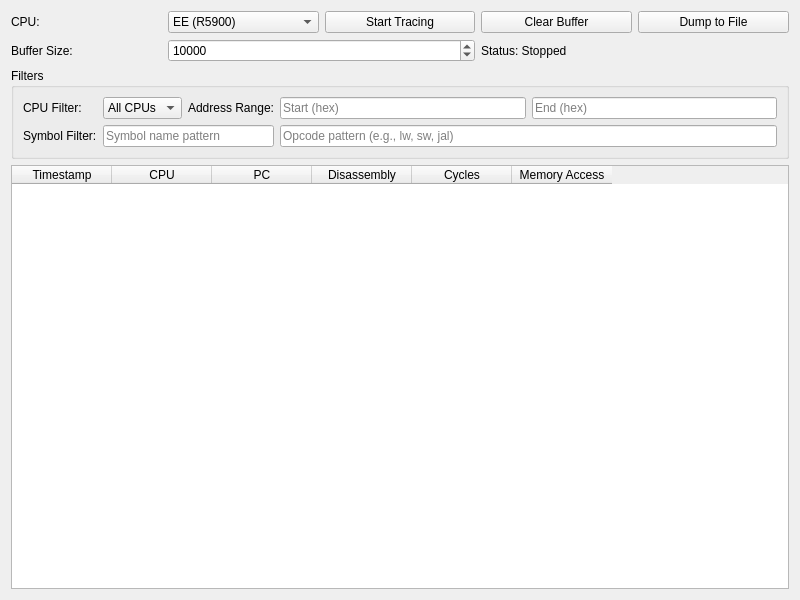
<?xml version="1.0" encoding="UTF-8"?>
<ui version="4.0">
 <class>InstructionTraceView</class>
 <widget class="QWidget" name="InstructionTraceView">
  <property name="geometry">
   <rect>
    <x>0</x>
    <y>0</y>
    <width>800</width>
    <height>600</height>
   </rect>
  </property>
  <property name="windowTitle">
   <string/>
  </property>
  <layout class="QVBoxLayout" name="verticalLayout">
   <item>
    <layout class="QGridLayout" name="controlsLayout">
     <item row="0" column="0">
      <widget class="QLabel" name="cpuLabel">
       <property name="text">
        <string>CPU:</string>
       </property>
      </widget>
     </item>
     <item row="0" column="1">
      <widget class="QComboBox" name="cmbCpu">
       <item>
        <property name="text">
         <string>EE (R5900)</string>
        </property>
       </item>
       <item>
        <property name="text">
         <string>IOP (R3000)</string>
        </property>
       </item>
      </widget>
     </item>
     <item row="0" column="2">
      <widget class="QPushButton" name="btnStartStop">
       <property name="text">
        <string>Start Tracing</string>
       </property>
      </widget>
     </item>
     <item row="0" column="3">
      <widget class="QPushButton" name="btnClear">
       <property name="text">
        <string>Clear Buffer</string>
       </property>
      </widget>
     </item>
     <item row="0" column="4">
      <widget class="QPushButton" name="btnDumpToFile">
       <property name="text">
        <string>Dump to File</string>
       </property>
      </widget>
     </item>
     <item row="1" column="0">
      <widget class="QLabel" name="bufferSizeLabel">
       <property name="text">
        <string>Buffer Size:</string>
       </property>
      </widget>
     </item>
     <item row="1" column="1" colspan="2">
      <widget class="QSpinBox" name="spinBufferSize">
       <property name="minimum">
        <number>100</number>
       </property>
       <property name="maximum">
        <number>1000000</number>
       </property>
       <property name="value">
        <number>10000</number>
       </property>
      </widget>
     </item>
     <item row="1" column="3" colspan="2">
      <widget class="QLabel" name="statusLabel">
       <property name="text">
        <string>Status: Stopped</string>
       </property>
      </widget>
     </item>
    </layout>
   </item>
   <item>
    <widget class="QGroupBox" name="filtersGroup">
     <property name="title">
      <string>Filters</string>
     </property>
     <layout class="QGridLayout" name="filtersLayout">
      <item row="0" column="0">
       <widget class="QLabel" name="cpuFilterLabel">
        <property name="text">
         <string>CPU Filter:</string>
        </property>
       </widget>
      </item>
      <item row="0" column="1">
       <widget class="QComboBox" name="cmbCpuFilter">
        <item>
         <property name="text">
          <string>All CPUs</string>
         </property>
        </item>
        <item>
         <property name="text">
          <string>EE Only</string>
         </property>
        </item>
        <item>
         <property name="text">
          <string>IOP Only</string>
         </property>
        </item>
       </widget>
      </item>
      <item row="0" column="2">
       <widget class="QLabel" name="addressRangeLabel">
        <property name="text">
         <string>Address Range:</string>
        </property>
       </widget>
      </item>
      <item row="0" column="3">
       <widget class="QLineEdit" name="txtAddressStart">
        <property name="placeholderText">
         <string>Start (hex)</string>
        </property>
       </widget>
      </item>
      <item row="0" column="4">
       <widget class="QLineEdit" name="txtAddressEnd">
        <property name="placeholderText">
         <string>End (hex)</string>
        </property>
       </widget>
      </item>
      <item row="1" column="0">
       <widget class="QLabel" name="symbolFilterLabel">
        <property name="text">
         <string>Symbol Filter:</string>
        </property>
       </widget>
      </item>
      <item row="1" column="1" colspan="2">
       <widget class="QLineEdit" name="txtSymbolFilter">
        <property name="placeholderText">
         <string>Symbol name pattern</string>
        </property>
       </widget>
      </item>
      <item row="1" column="3" colspan="2">
       <widget class="QLineEdit" name="txtOpcodeFilter">
        <property name="placeholderText">
         <string>Opcode pattern (e.g., lw, sw, jal)</string>
        </property>
       </widget>
      </item>
     </layout>
    </widget>
   </item>
   <item>
    <widget class="QTableWidget" name="tableTrace">
     <property name="editTriggers">
      <set>QAbstractItemView::NoEditTriggers</set>
     </property>
     <property name="selectionMode">
      <enum>QAbstractItemView::SingleSelection</enum>
     </property>
     <property name="selectionBehavior">
      <enum>QAbstractItemView::SelectRows</enum>
     </property>
     <property name="sortingEnabled">
      <bool>false</bool>
     </property>
     <column>
      <property name="text">
       <string>Timestamp</string>
      </property>
     </column>
     <column>
      <property name="text">
       <string>CPU</string>
      </property>
     </column>
     <column>
      <property name="text">
       <string>PC</string>
      </property>
     </column>
     <column>
      <property name="text">
       <string>Disassembly</string>
      </property>
     </column>
     <column>
      <property name="text">
       <string>Cycles</string>
      </property>
     </column>
     <column>
      <property name="text">
       <string>Memory Access</string>
      </property>
     </column>
    </widget>
   </item>
  </layout>
 </widget>
 <resources/>
 <connections/>
</ui>
